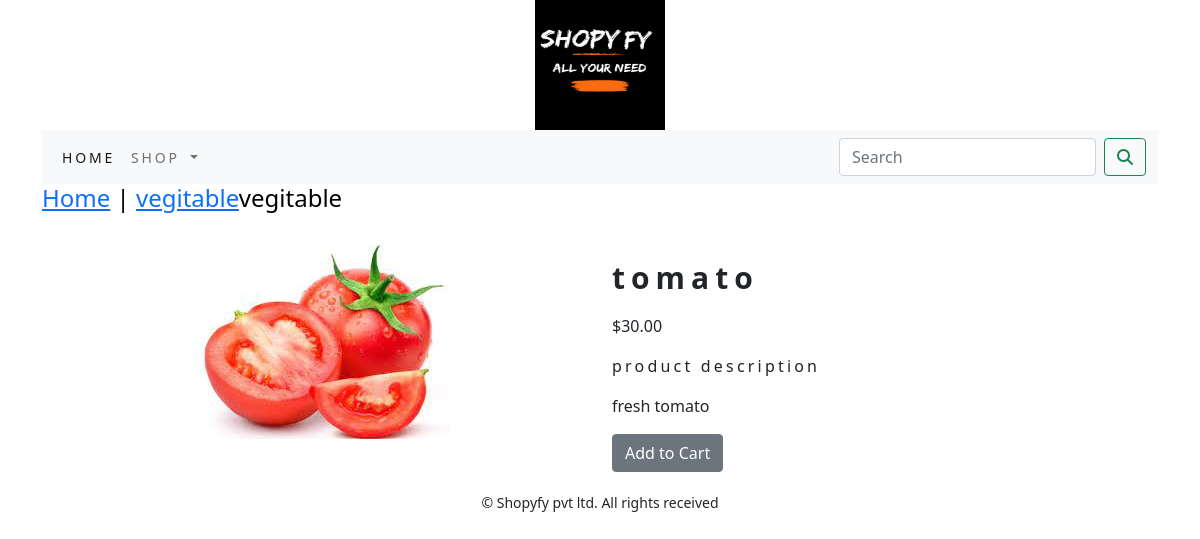
Page /shop/vegitable/tomato/ on the committed database.
### shop/models.py (models this page shows, shortened)
class Product(models.Model):
    name=models.CharField(max_length=250,unique=True)
    slug = models.SlugField(max_length=250, unique=True)
    description=models.TextField(blank=True)
    price=models.DecimalField(max_digits=10,decimal_places=2)
    category=models.ForeignKey(Category,on_delete=models.CASCADE)
    image=models.ImageField(upload_to='product', blank=True)
    stock=models.IntegerField()
    available=models.BooleanField(default=True)
    created=models.DateTimeField(auto_now_add=True)
    updated=models.DateTimeField(auto_now_add=True)

class Category(models.Model):
    name=models.CharField(max_length=250, unique=True)
    slug=models.SlugField(max_length=250, unique=True)
    description=models.TextField(blank=True)
    image=models.ImageField(upload_to='category', blank=True)
    class Meta:
        ordering=('name',)
        verbose_name='category'
        verbose_name_plural='categories'
    def __str__(self):
        return '{}'.format(self.name)
    def get_url(self):
        return reverse('shop:product_by_category',args=[self.slug])

### shop/views.py (the view)
# urls.py: path('<slug:c_slug>/<slug:product_slug>/', views.proDetail, name='prodCatDetail')
def proDetail(request,c_slug,product_slug):
    try:
        product=Product.objects.get(category__slug=c_slug,slug=product_slug)
    except Exception as e:
        raise e
    return render(request,'product.html',{'product':product})

### cart/context_processors.py (called while the page is built)
def counter(request):
    item_count = 0
    if 'admin' in request.path:
        return {}
    else:
        try:
            cart = Cart.objects.filter(cart_id=_cart_id(request))
            car_items = CartItem.objects.all().filter(cart=cart[:1])
            for cart_item in car_items:
                item_count += cart_item.quantity
        except Cart.DoesNotExist:
            item_count = 0
    return dict(item_count=item_count)

### cart/views.py (called while the page is built)
def _cart_id(request):
    cart = request.session.session_key
    if not cart:
        cart = request.session.create()
    return cart

### shop/context_processors.py (called while the page is built)
def menu_links(request):
    links=Category.objects.all()
    return dict(links=links)

### templates/product.html (shortened to what this page needs)
{% extends 'base.html' %}
{% load static %}
{% block content %}
<div class="row my_prod_row_class">
    <div class="mx_auto">
     <h4> <a href="{% url 'shop:allProdCat' %}">Home</a> | <a href="{{product.category.get_url}}">{{product.category}}</a>{{product.category}} </h4>
    </div>
</div>
<div class="container">
<br>
<div class="row">
    <div class="col-12 col-sm-12 col-md-12 col-lg-6 text-center">
        <div style="min-width:18rem">
            <img src="{{product.image.url}}" alt="{{product.name}}">
        </div>
    </div>
        <div class="col-12 col-sm-12 col-md-12 col-lg-6">
            <div>
            <h1 class="my_prod_title" style="font-size:30px"><b>{{product.name}}</b></h1>
            <p>${{product.price}}</p>
            <p class="my_title">product description</p>
            <p class="text-justify my_prod_text">{{product.description}}</p>
            {% if product.stock <= 0 %}
            <p class="text-justify my_prod_text"><b>out of stock</b></p>
            {% else %}
            <a class="btn btn-secondary" href="{%url 'cart:add_cart' product.id %}">Add to Cart</a>
            {% endif %}
        </div>
  </div>
</div>
</div>
</div>
{% endblock %}

### static/css/custom.css (style rules this page uses)
.my_title { font-size:16px; text_transform:uppercase; letter-spacing:.2em; }
.my_prod_row_class { color:#000; font-size:12px; text-decoration:none; }
.my_prod_title { font-size:16px; text_transform:uppercase; letter-spacing:.2em; padding-top:15px; padding-bottom:10px; }
.my_prod_text { padding-right:20px }

### rows in the picture
Product: category "vegitable", image (picture), name "tomato", price "30.00", description "fresh tomato"
